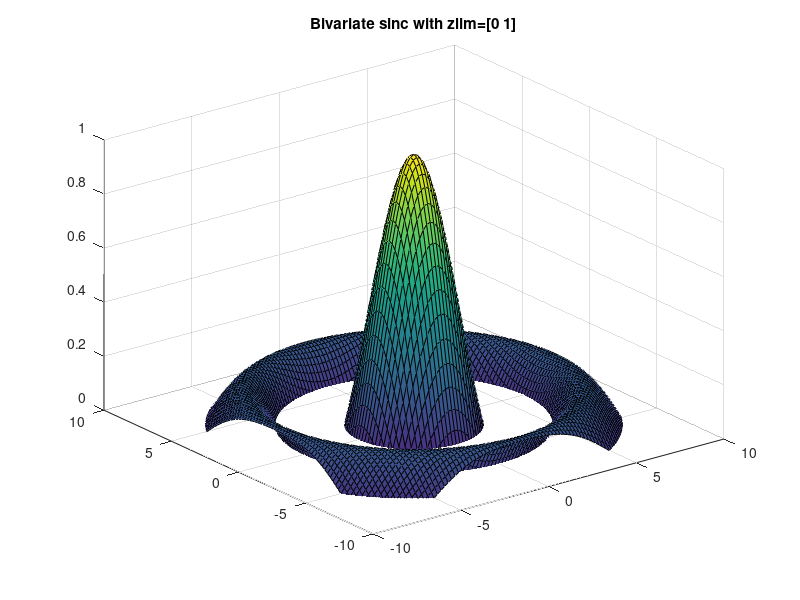

MATLAB code for this plot:
% Surface plot of 2-variable sinc function.

disp('Surface plot, Example 2:')

x=[-8:.2:8];
y=x;
[X,Y]=meshgrid(x,y);
R=sqrt(X.^2+Y.^2)+0.001;
Z=sin(R)./R;
surf(X,Y,Z)
zlim([0 1])
title('Bivariate sinc with zlim=[0 1]');